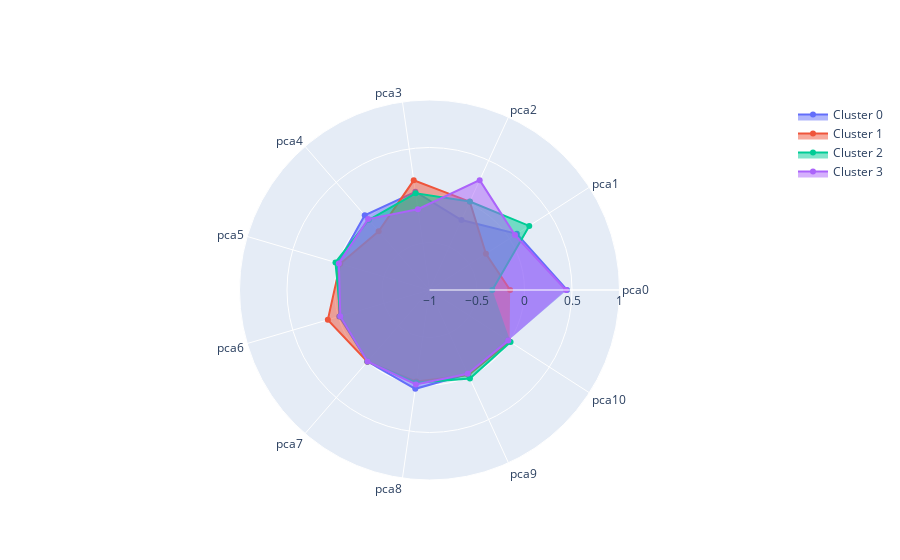

Here is the notebook cell this chart was saved with:
### Code cell
features = list(means4.columns)

fig = go.Figure()

clusters=[0,1,2,3]

for c in clusters:
    fig.add_trace(go.Scatterpolar(
          r=list(means4.loc[c]),
          theta=features,
          fill='toself',
          name='Cluster '+str(c)
    ))

fig.update_layout(
      polar=dict(
        radialaxis=dict(
          visible=True,
          range=[-1, 1]
        )),
      showlegend=True
    )

fig.show()

### Figure 1 — Plotly figure (JSON) as saved in the notebook; plotly's stock layout.template omitted (floating-point values rounded to 4 significant figures)
{"data": [{"fill": "toself", "name": "Cluster 0", "r": [0.4477, 0.09349, -0.1904, 0.04477, 0.04093, 0.004787, -0.009827, -0.003954, 0.05074, -0.0277, -0.01529], "theta": ["pca0", "pca1", "pca2", "pca3", "pca4", "pca5", "pca6", "pca7", "pca8", "pca9", "pca10"], "type": "scatterpolar"}, {"fill": "toself", "name": "Cluster 1", "r": [-0.1513, -0.2939, 0.02195, 0.1663, -0.1826, -0.02075, 0.1154, -0.001344, -0.02603, -0.01495, 0.001984], "theta": ["pca0", "pca1", "pca2", "pca3", "pca4", "pca5", "pca6", "pca7", "pca8", "pca9", "pca10"], "type": "scatterpolar"}, {"fill": "toself", "name": "Cluster 2", "r": [-0.3386, 0.2483, 0.02325, 0.02808, -0.02391, 0.03161, -0.02247, -0.003495, -0.01518, 0.02486, 0.0143], "theta": ["pca0", "pca1", "pca2", "pca3", "pca4", "pca5", "pca6", "pca7", "pca8", "pca9", "pca10"], "type": "scatterpolar"}, {"fill": "toself", "name": "Cluster 3", "r": [0.4361, 0.06975, 0.2712, -0.1408, -0.01271, -0.005513, -0.02125, -0.004037, 0.005087, -0.03089, -0.01434], "theta": ["pca0", "pca1", "pca2", "pca3", "pca4", "pca5", "pca6", "pca7", "pca8", "pca9", "pca10"], "type": "scatterpolar"}], "layout": {"autosize": true, "polar": {"angularaxis": {"type": "category"}, "radialaxis": {"autorange": false, "range": [-1, 1], "type": "linear", "visible": true}}, "showlegend": true}}
